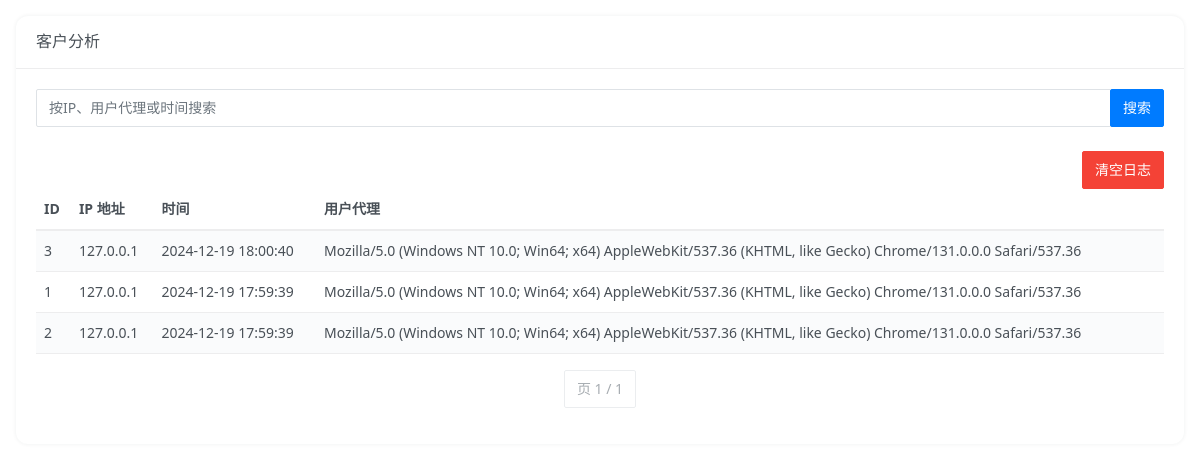
The app's page /admin/personnel/Customer_Analysis (signed in) with its own data.
### tables this page shows
CREATE TABLE logs (
                        id INTEGER NOT NULL PRIMARY KEY AUTOINCREMENT,
                        ip TEXT,
                        time DATE,
                        ua TEXT);

### web/server.py (the view)
@app.route('/admin/personnel/Customer_Analysis', methods=['GET', 'POST'])
@login_required
def admin_personne_Customer_Analysis():
    search_query = request.args.get('search', '')
    page = int(request.args.get('page', 1))  # 获取当前页码，默认为1
    per_page = 30
    offset = (page - 1) * per_page
    conn = get_db()
    if search_query:
        cursor = conn.execute('''
                SELECT * FROM logs
                WHERE ip LIKE ? OR ua LIKE ? OR time LIKE ?
                ORDER BY time DESC
                LIMIT ? OFFSET ?
            ''', ('%' + search_query + '%', '%' + search_query + '%', '%' + search_query + '%', per_page, offset))
    else:
        cursor = conn.execute('''
                SELECT * FROM logs
                ORDER BY time DESC
                LIMIT ? OFFSET ?
            ''', (per_page, offset))
    logs = cursor.fetchall()
    cursor = conn.execute('SELECT COUNT(*) FROM logs')
    total_logs = cursor.fetchone()[0]
    total_pages = (total_logs + per_page - 1) // per_page  # 计算总页数
    return render_template('admin/personnel/Customer_Analysis.html', logs=logs, search_query=search_query, page=page, total_pages=total_pages)

### web/server.py (called while the page is built)
def verify_token(token):
    try:
        payload = jwt.decode(token, current_app.config['SECRET_KEY'], algorithms=['HS256'])
        return payload  # 返回payload信息
    except jwt.ExpiredSignatureError:
        return None  # Token过期
    except jwt.InvalidTokenError:
        return None  # Token无效

def login_required(f):
    @wraps(f)
    def decorated_function(*args, **kwargs):
        token = request.cookies.get('auth_token')
        user_data = verify_token(token)
        if not user_data:
            return redirect(url_for('admin_login'))
        return f(*args, **kwargs)
    return decorated_function

def get_db():
    conn = sqlite3.connect('tasks.db')
    conn.row_factory = sqlite3.Row  # Allows for column access by name
    return conn

### web/templates/admin/personnel/Customer_Analysis.html (shortened to what this page needs)
<!DOCTYPE html>
<html lang="zh">
<head>
  <link rel="stylesheet" type="text/css" href="{{ url_for('static', filename='css/materialdesignicons.min.css') }}">
  <link rel="stylesheet" type="text/css" href="{{ url_for('static', filename='css/bootstrap.min.css') }}">
  <link rel="stylesheet" type="text/css" href="{{ url_for('static', filename='css/style.min.css') }}">
</head>
<body>
  <div class="container-fluid">
    <div class="row justify-content-center">
      <div class="col-lg-12">
        <div class="card">
          <header class="card-header">
            <div class="d-flex justify-content-between align-items-center">
              <div class="card-title"> 客户分析 </div>
            </div>
          </header>
          <div class="card-body">
            <form action="{{ url_for('admin_personne_Customer_Analysis') }}" method="get" class="mb-4">
              <div class="input-group">
                <input type="text" class="form-control" name="search" placeholder="按IP、用户代理或时间搜索" value="{{ search_query }}">
                <div class="input-group-append">
                  <button class="btn btn-primary" type="submit">搜索</button>
                </div>
              </div>
            </form>
              <div class="text-end">
                  <button class="btn btn-danger" id="clearLogsBtn">清空日志</button>
                </div>
            <div class="table-responsive">
              <table class="table table-striped">
                <thead>
                  <tr>
                    <th>ID</th>
                    <th>IP 地址</th>
                    <th>时间</th>
                    <th>用户代理</th>
                  </tr>
                </thead>
                <tbody>
                  {% for log in logs %}
                    <tr>
                      <td>{{ log.id }}</td>
                      <td>{{ log.ip }}</td>
                      <td>{{ log.time }}</td>
                      <td>{{ log.ua }}</td>
                    </tr>
                  {% endfor %}
                </tbody>
              </table>
            </div>
            <nav aria-label="Page navigation">
              <ul class="pagination justify-content-center">
                <li class="page-item disabled"><span class="page-link">页 {{ page }} / {{ total_pages }}</span></li>
              </ul>
            </nav>
          </div>
        </div>
      </div>
    </div>
  </div>
</body>
</html>

### records on screen
logs: id "3", ip "127.0.0.1", time "2024-12-19 18:00:40", ua "Mozilla/5.0 (Windows NT 10.0; Win64; x64) AppleWebKit/537.36 (KHTML, like Gecko) Chrome/131.0.0.0 Safari/537.36"
logs: id "1", ip "127.0.0.1", time "2024-12-19 17:59:39", ua "Mozilla/5.0 (Windows NT 10.0; Win64; x64) AppleWebKit/537.36 (KHTML, like Gecko) Chrome/131.0.0.0 Safari/537.36"
logs: id "2", ip "127.0.0.1", time "2024-12-19 17:59:39", ua "Mozilla/5.0 (Windows NT 10.0; Win64; x64) AppleWebKit/537.36 (KHTML, like Gecko) Chrome/131.0.0.0 Safari/537.36"

### other values on screen
{{ page }} "1"
{{ total_pages }} "1"
